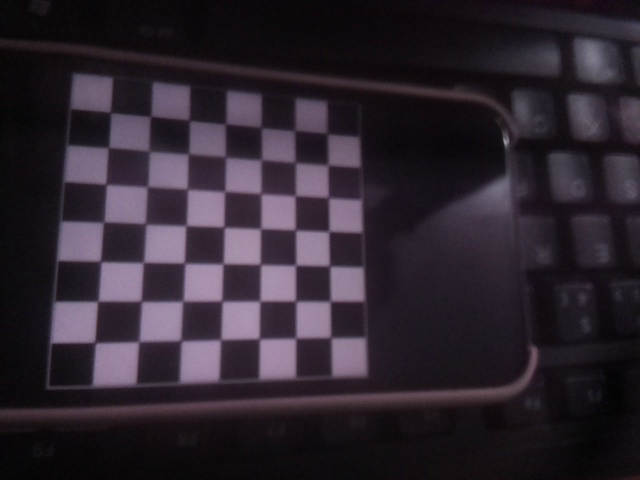
#> input picture VoteDetection/chess_images/178.jpg, 640 x 480 px
$ python real_time.py
#> lines starting #> are read from the running program, lines starting #| are printed output that depends on the picture; after the words box and inside, x2 and y2 are one past the last pixel; in counts of white or black regions, pixels touching at a corner belong together
### camera_calibration.py
import numpy as np
import cv2 as cv
import glob


class CameraCalibrator:

    IMAGES_PATH = '/home/pi/raspController/VoteDetection/chess_images/*.jpg'
    matrix = None
    distortion = None

    def __init__(self):
        pass

    def calibrate(self):
        criteria = (cv.TERM_CRITERIA_EPS + cv.TERM_CRITERIA_MAX_ITER, 30, 0.001)
        # prepare object points, like (0,0,0), (1,0,0), (2,0,0) ....,(6,5,0)
        objp = np.zeros((6*7, 3), np.float32)
        objp[:, :2] = np.mgrid[0:7, 0:6].T.reshape(-1, 2)
        # Arrays to store object points and image points from all the images.
        objpoints = []  # 3d point in real world space
        imgpoints = []  # 2d points in image plane.
        images = glob.glob(self.IMAGES_PATH)
        for fname in images:
            img = cv.imread(fname)
#> img is the input picture: shape (480, 640, 3); mean B, G, R 47.4, 37.7, 46.3
            gray = cv.cvtColor(img, cv.COLOR_BGR2GRAY)
            # Find the chess board corners
            ret, corners = cv.findChessboardCorners(gray, (7, 6), None)
#> ret = True; corners = 42 rows, first 8: [107.5, 148.5], [149, 151], [188.5, 153.9], [225.5, 157], [261, 159.5], [296.3, 160.3], [328, 164.5], [106.5, 184]
            # If found, add object points, image points (after refining them)
            if ret:
                objpoints.append(objp)
                corners2 = cv.cornerSubPix(gray, corners, (11, 11), (-1, -1), criteria)
#> corners2 = 42 rows, first 8: [108.2, 147.5], [149.7, 151.3], [188.1, 153.8], [225.8, 157.1], [261, 159.8], [295.5, 162.5], [327.6, 165], [106.2, 184.4]
                imgpoints.append(corners)
                # Draw and display the corners
                cv.drawChessboardCorners(img, (7, 6), corners2, ret)
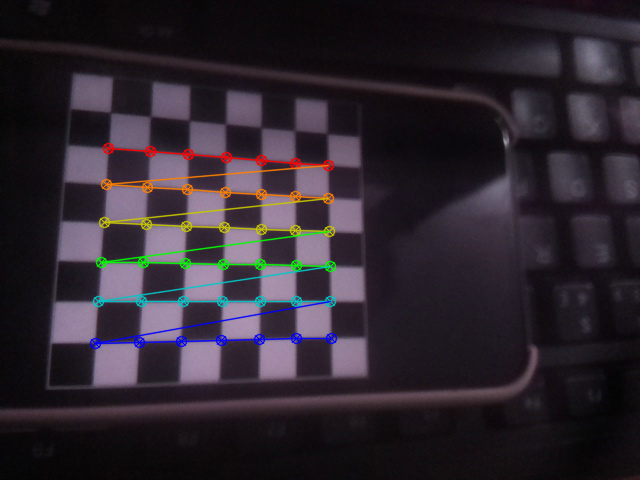
#> img: shape (480, 640, 3); 3.51% of pixels changed, all inside (x1, y1, x2, y2) = (89, 142, 338, 350)
                ret, mtx, dist, rvecs, tvecs = cv.calibrateCamera(
                    objpoints, imgpoints, gray.shape[::-1], None, None)
#> ret = 0.224; mtx = [[786.9, 0, 491], [0, 842.5, 174.4], [0, 0, 1]]; dist = [[-0.106, 0.979, -0.0114, -0.00583, -1.77]]; rvecs = ([-0.335, -0.431, -0.00904],); tvecs = ([-10.52, -0.633, 21.96],)
                self.matrix = mtx
#> self.matrix = [[786.9, 0, 491], [0, 842.5, 174.4], [0, 0, 1]]
                self.distortion = dist
#> self.distortion = [[-0.106, 0.979, -0.0114, -0.00583, -1.77]]
                self.rvecs = np.array(rvecs)
#> self.rvecs = [-0.335, -0.431, -0.00904]
                self.tvecs = np.array(tvecs)
#> self.tvecs = [-10.52, -0.633, 21.96]
#> pass 2 of the loop in calibrate, `for fname in images:`:
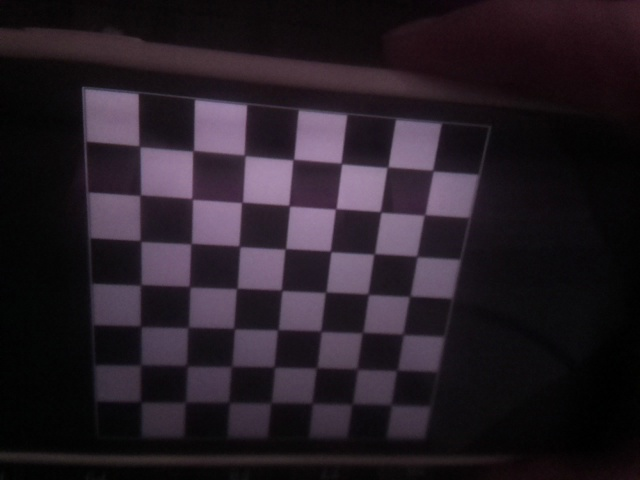
#> input picture VoteDetection/chess_images/180.jpg, 640 x 480 px
#> in calibrate, img is the input picture: shape (480, 640, 3); mean B, G, R 37.7, 29.7, 38.3
#> in calibrate, `ret, corners = cv.findChessboardCorners(gray, (7, 6), None)`: ret = True; corners = 42 rows, first 8: [398, 369], [357, 369], [317.3, 368.5], [274.4, 367], [231.5, 366.5], [186.5, 366], [140.8, 364.8], [402.5, 333.5]
#> corners2 = 42 rows, first 8: [397.2, 370.2], [356.9, 368.9], [316.8, 367.8], [274.1, 366.9], [231.8, 366.2], [186.5, 365.6], [140.8, 364.8], [402.9, 334.2]
#> in calibrate, `cv.drawChessboardCorners(img, (7, 6), corners2, ret)`:
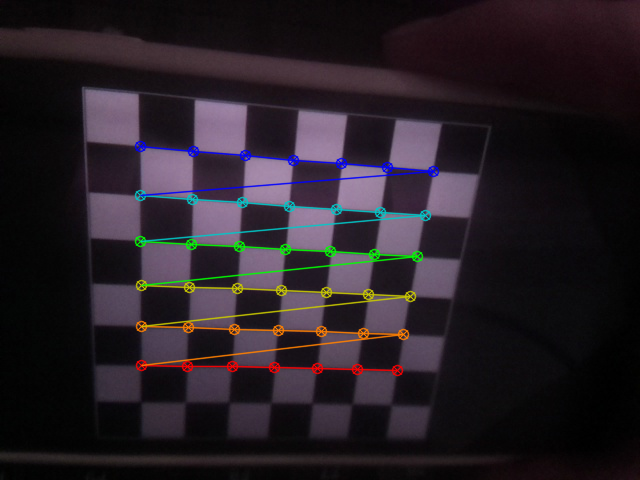
#> img: shape (480, 640, 3); 4.04% of pixels changed, all inside (x1, y1, x2, y2) = (134, 140, 440, 377)
#> in calibrate, `ret, mtx, dist, rvecs, tvecs = cv.calibrateCamera( objpoints, imgpoint..`: ret = 0.304; mtx = [[543, 0, 321.1], [0, 547.4, 228.5], [0, 0, 1]]; dist = [[0.122, 0.141, -4.73e-05, -0.0108, -1.6]]; rvecs = ([-0.203, -0.265, 0.0136], [0.188, 0.544, -3]); tvecs = ([-5.58, -2.12, 14.67], [1.87, 3.43, 13.38])
#> self.matrix = [[543, 0, 321.1], [0, 547.4, 228.5], [0, 0, 1]]
#> self.distortion = [[0.122, 0.141, -4.73e-05, -0.0108, -1.6]]
#> pass 3 of the loop in calibrate, `for fname in images:`:
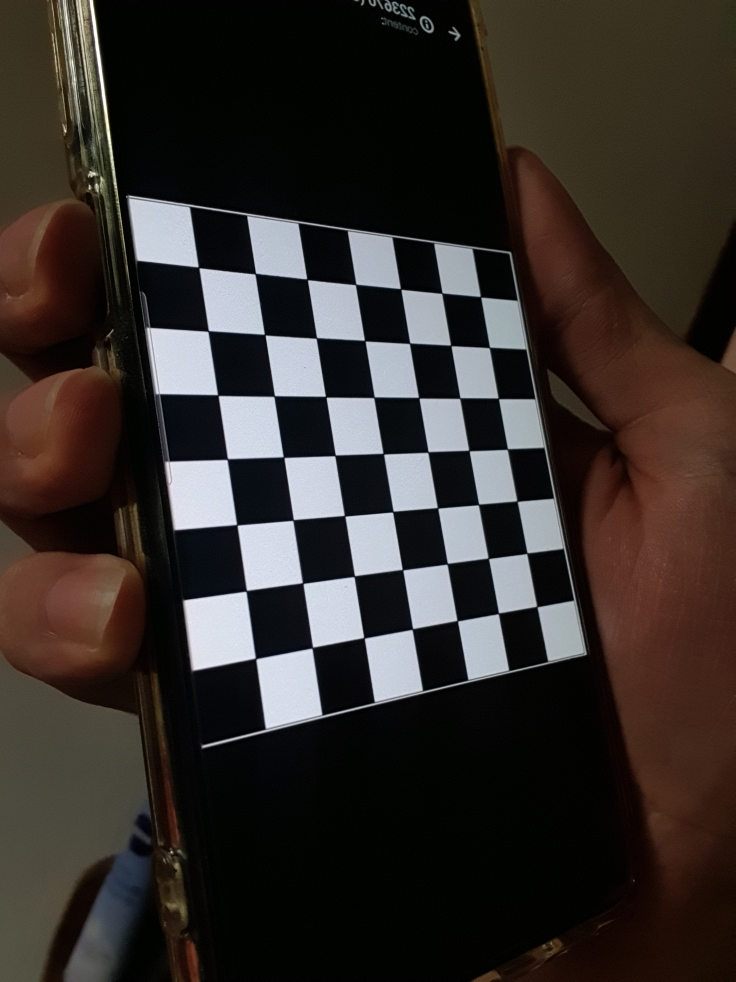
#> input picture VoteDetection/chess_images/20210808_153026.jpg, 2208 x 2944 px (shown at 1/3 size)
#> in calibrate, img is the input picture: shape (2944, 2208, 3); mean B, G, R 42.7, 46.4, 52.8
#> in calibrate, `gray = cv.cvtColor(img, cv.COLOR_BGR2GRAY)`:
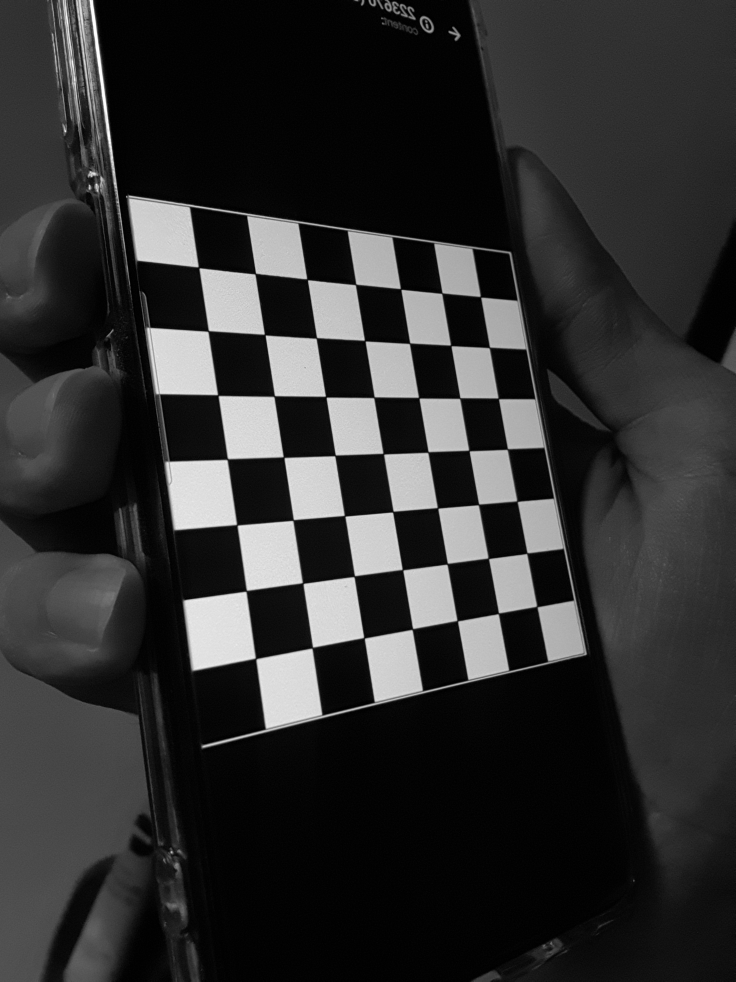
#> gray: shape (2944, 2208) (shown at 1/3 size); min 0, max 255, mean 47.9
#> in calibrate, `ret, corners = cv.findChessboardCorners(gray, (7, 6), None)`: ret = True; corners = 42 rows, first 8: [1440.5, 889.9], [1469.4, 1041.1], [1497, 1197.6], [1521, 1348.9], [1552, 1504.5], [1581, 1660], [1609.5, 1819.3], [1327.1, 878.2]
#> corners2 = 42 rows, first 8: [1442.2, 891.4], [1468.8, 1043.3], [1495.7, 1196.2], [1522.9, 1348], [1551.8, 1504.8], [1581.5, 1660.1], [1611.3, 1820.5], [1326.6, 880.4]
#> in calibrate, `ret, mtx, dist, rvecs, tvecs = cv.calibrateCamera( objpoints, imgpoint..`: ret = 2.25; mtx = [[1814.6, 0, 1563.2], [0, 2271.1, 1897], [0, 0, 1]]; dist = [[0.281, -0.302, 0.0108, 0.0463, 0.0974]]; rvecs = ([-0.229, -0.393, -0.188], [1.01, 1.84, -2.01], [-0.541, -0.244, 1.33]); tvecs = ([-41.38, -37.36, 46.05], [-29.01, -28.93, 42.42], [-1.05, -6.25, 14.4])
#> self.matrix has the same summary as mtx
#> self.distortion = [[0.281, -0.302, 0.0108, 0.0463, 0.0974]]


# [4 lines of commented-out code are left out]

### vote_detection.py
import cv2
import numpy as np
import math
from camera_calibration import CameraCalibrator


IMAGES_PATH = '/home/rafh/git/local/DetectCircle/images/'


class Marker:
    # [7 lines left out: function __init__, not called in this run]


class VoteDetector:

    vote_labels = []
    calibrator = CameraCalibrator()

    def __init__(self, vote_labels):
        self.calibrator.calibrate()
        self.vote_labels = vote_labels

    # [9 lines left out: functions saveimg, binary, not called in this run]

    def detectAruco(self, gray, markerSize=4, totalMarkers=1000, draw=True):
        #  gray = cv2.cvtColor(img, cv2.COLOR_BGR2GRAY)
        key = getattr(cv2.aruco, f'DICT_{markerSize}X{markerSize}_{totalMarkers}')
        arucoDict = cv2.aruco.Dictionary_get(key)
        parameters = cv2.aruco.DetectorParameters_create()
        parameters.minDistanceToBorder = 5
        parameters.cornerRefinementMaxIterations = 149
        parameters.minOtsuStdDev = 4.0
        parameters.adaptiveThreshWinSizeMin = 7
        parameters.adaptiveThreshWinSizeStep = 49
        parameters.minMarkerDistanceRate = 0.014971725679291437
        parameters.maxMarkerPerimeterRate = 10.075976700411534
        parameters.minMarkerPerimeterRate = 0.2524866841549599
        parameters.polygonalApproxAccuracyRate = 0.05562707541937206
        parameters.cornerRefinementWinSize = 9
        parameters.adaptiveThreshConstant = 9.0
        parameters.adaptiveThreshWinSizeMax = 369
        parameters.minCornerDistanceRate = 0.08  # Esse que fez a magica

        (bboxs, ids, rejected) = cv2.aruco.detectMarkers(gray, arucoDict, parameters=parameters)

        markers = []

        if bboxs:
            for bbox, id in zip(bboxs, ids):
                rvec, tvec, _ = cv2.aruco.estimatePoseSingleMarkers(
                    bboxs, markerSize, self.calibrator.matrix, self.calibrator.distortion)
                # print(rvec, tvec)
                try:
                    rmat = cv2.Rodrigues(rvec)[0]
                    # print(rmat)
                    rotation = self.rotationMatrixToEulerAngles(rmat)
                    markers.append(Marker(bbox, id, rvec, tvec, rmat, rotation))
                except Exception:
                    pass

            if draw:
                cv2.aruco.drawDetectedMarkers(gray, bboxs)

        return markers

    def getMarkerId(self, markers):
        return markers[0].id[0]

    # [23 lines left out: functions rotateImage, rotate_image, isRotationMatrix, not called in this run]

    def eulerToDegree(self, euler):
        pi = 22.0/7.0
        return ((euler) / (2 * pi)) * 360

    # [89 lines left out: functions rotationMatrixToEulerAngles, detectMarkedCircles, drawCircles, detectCircles, detectVote, not called in this run]

    def executeDetectVotes(self, img, draw):

        gray = cv2.cvtColor(img, cv2.COLOR_BGR2GRAY)

        # gray = self.binary(img)
        # return img,  None,  None, None

        markers = self.detectAruco(img)

        if len(markers) <= 0:
            return gray, None, None, None

        marker_id = self.getMarkerId(markers)
        if marker_id == 0:
            return gray, 0, None,  None

        rotated_image = self.rotateImage(gray, markers)

        circles = self.detectCircles(rotated_image)
        if circles is not None and len(circles[0]) != len(self.vote_labels):
            return rotated_image, None, None, None
        if draw:
            rotated_image = self.drawCircles(rotated_image, circles)

        marked_circles, centroids = self.detectMarkedCircles(rotated_image, circles)
        valid_vote = self.detectVote(marked_circles, centroids)

        if marked_circles.count(1) == 0:
            return rotated_image, marker_id, 2, valid_vote
        elif marked_circles.count(1) > 1:
            return rotated_image, marker_id, 1, valid_vote

        return rotated_image, marker_id, 0, valid_vote
        #
        # try:
        #     position = (100, 50)
        #     cv2.putText(
        #         return_image,  # numpy array on which text is written
        #         valid_vote,  # text
        #         position,  # position at which writing has to start
        #         cv2.FONT_HERSHEY_SIMPLEX,  # font family
        #         1,  # font size
        #         (0, 255, 0, 255),  # font color
        #         2)  # font stroke
        #
        #     return rotated_image, marker_id, 0, valid_vote
        # except Exception as e:
        #     print(e)
        #     pass
        #
        # return rotated_image, marker_id, 0, valid_vote

### real_time.py
import cv2
from vote_detection import VoteDetector

# frame = cv2.imread('/home/rafh/git/local/DetectCircle/src/ballotAR.png')
# frame = cv2.imread('/home/rafh/git/local/DetectCircle/src/hue2.png')
vote_labels = ['Vote1', 'Vote2', 'Vote3']


def getMode(lst):
    return max(set(lst), key=lst.count)


vote_detector = VoteDetector(vote_labels)


def execute():
    valid_votes = []
    while True:
        # for i in range(10):
        cap = cv2.VideoCapture(0)
        cap.set(cv2.CAP_PROP_FRAME_WIDTH,  640)
        cap.set(cv2.CAP_PROP_FRAME_HEIGHT,  480)
        ret, frame = cap.read()
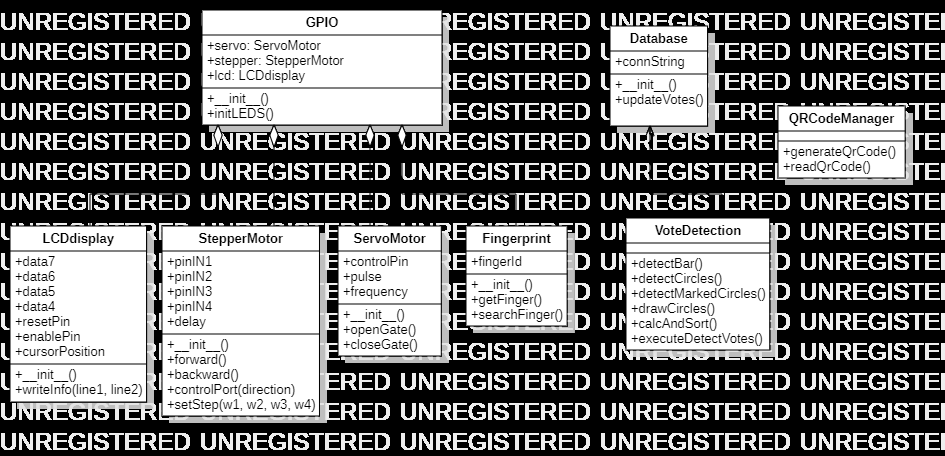
#> input picture Main.png, 945 x 456 px, given in place of the camera
#> frame is the input picture: shape (456, 945, 3); min 0, max 255, mean 121.8


        return_image, ballot_id, vote_type, valid_vote = vote_detector.executeDetectVotes(
            frame, draw=True)
#> in detectAruco, `(bboxs, ids, rejected) = cv2.aruco.detectMarkers(gray, arucoDict, para..`: bboxs = (); ids = None; rejected = 21 items
#> in executeDetectVotes, `markers = self.detectAruco(img)`: markers = []

        # print(ballot_id, vote_type, valid_vote)

        print('Ballot id: ', ballot_id)
#| Ballot id:  None

        print('Vote: ', valid_vote)
#| Vote:  None

        print('Vote type', vote_type)
#| Vote type None

        # [8 lines of commented-out code are left out]
        if valid_vote is not None:
            valid_votes.append(valid_vote)

        # [5 lines of commented-out code are left out]

        cv2.imshow('Pipa - Circle Detection', return_image)
        cap.release()
        if cv2.waitKey(1) == ord('q'):
#> (key q is pressed here)
            break


execute()
cv2.destroyAllWindows()
# [27 lines of commented-out code are left out]
